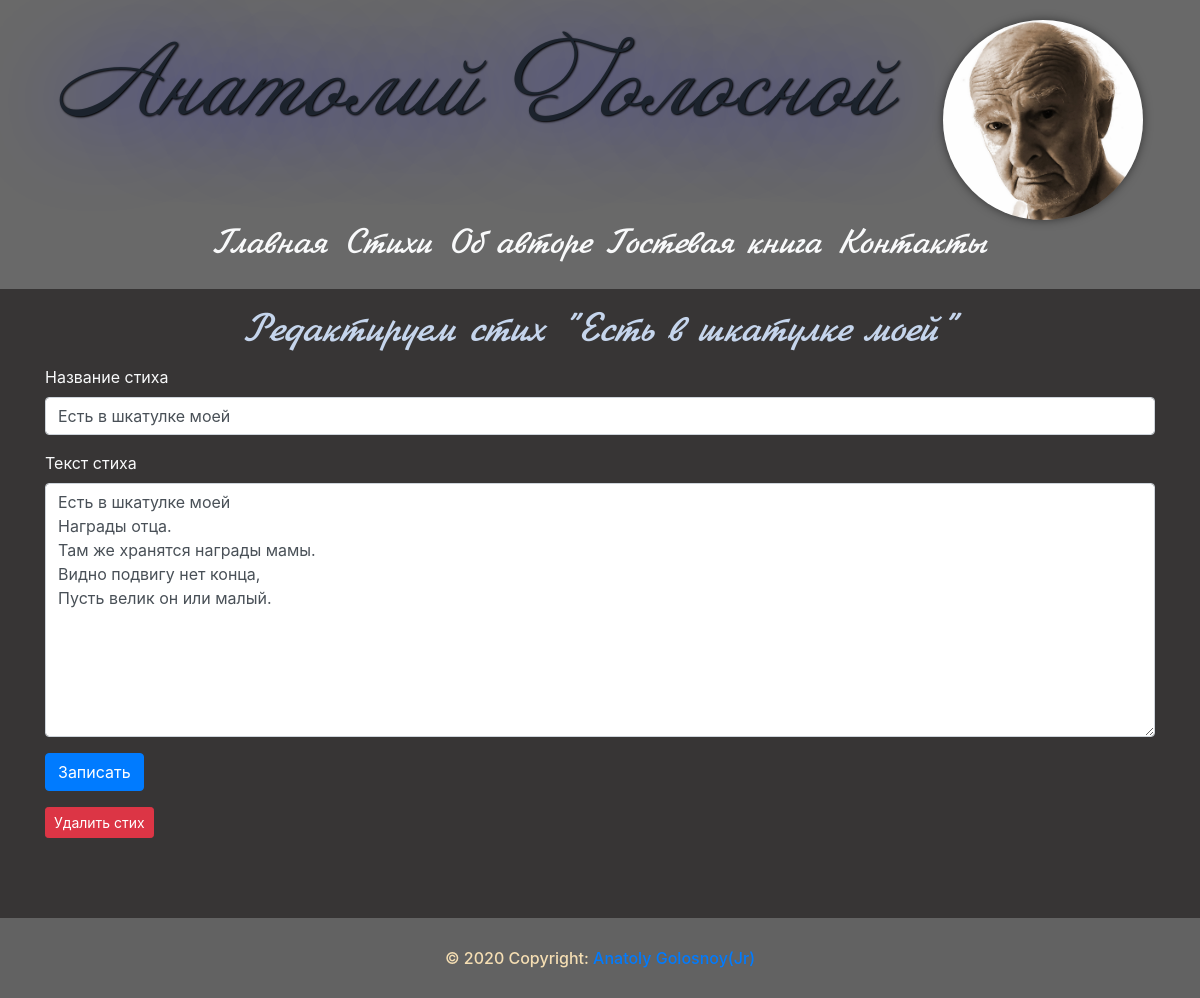
The app's page /31/edit (signed in) with its own data.
### tables this page shows
CREATE TABLE verses(
id INTEGER PRIMARY KEY AUTOINCREMENT,
title TEXT NOT NULL,
content TEXT NOT NULL
);

### app.py (the view, shortened to what this page needs)
@app.route('/<int:id>/edit', methods=('GET', 'POST'))
def edit(id):
    verse = get_verse(id)
    return render_template('edit.html', verse=verse)

### app.py (called while the page is built)
def get_db_connection():
    conn = sqlite3.connect('database.db')
    conn.row_factory = sqlite3.Row
    return conn

def get_verse(verse_id):
    conn = get_db_connection()
    verse = conn.execute('SELECT * FROM verses WHERE id = ?', (verse_id,)).fetchone()
    conn.close()
    if verse is None:
        abort(404)
    return verse

### templates/edit.html
{% extends 'base.html' %}
{% block content %}
    <h1>{% block title %}Редактируем стих "{{ verse['title'] }}"{% endblock %}</h1>
    <form method="post">
        <div class="form-group">
            <label for="title" class="text-light">Название стиха</label>
            <input type="text" name="title" placeholder="Название стиха" class="form-control"
                   value="{{ request.form['title'] or verse['title'] }}">
        </div>
        <div class="form-group">
            <label for="content" class="text-light">Текст стиха</label>
            <textarea name='content' placeholder="Текст стиха" class="form-control"
                      rows="10">{{ request.form['content'] or verse['content'] }}</textarea>
        </div>
        <div class="form-group">
            <button type="submit" class="btn btn-primary">Записать</button>
        </div>
    </form>
    <form action="{{ url_for('delete', id=verse['id']) }}" method="post">
        <input type="submit" value="Удалить стих"
               class="btn btn-danger btn-sm"
               onclick="return confirm('Вы действительно хотите удалить этот стих?')">
    </form>
{% endblock %}

### static/css/style.css (style rules this page uses)
* { margin: 0; padding: 0; }
body { background-color: #373535; min-height: 100%; position: relative; }
h1 { color: #c5d5ec; text-align: center; margin-top: 20px; font-family: Jikharev, serif; }

### records on screen
verses: title "Есть в шкатулке моей", content "Есть в шкатулке моей Награды отца. Там же хранятся награды мамы. Видно подвигу нет конца, Пусть велик он или малый."
